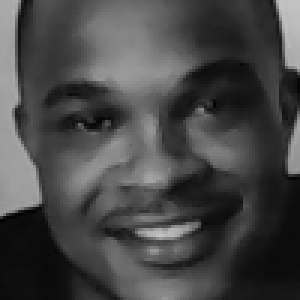
#> input picture database/1.png, 100 x 100 px, given in place of the camera (shown 3 times larger)
$ python facereg.py
#> lines starting #> are read from the running program, lines starting #| are printed output that depends on the picture; after the words box and inside, x2 and y2 are one past the last pixel; in counts of white or black regions, pixels touching at a corner belong together
import numpy as np
import cv2

face_cascade = cv2.CascadeClassifier('C:/Users/Nobel/Desktop/facereg/haarcascade_frontalface_alt.xml')
eye_cascade = cv2.CascadeClassifier('C:/Users/Nobel/Desktop/facereg/haarcascade_eye.xml')

cap = cv2.VideoCapture(0) # Capture frames to cap variable

while(True):
    # Capture frame by frame for video output
    ret, frame = cap.read()
#> frame is the input picture: shape (100, 100, 3); min 1, max 196, mean 70.9
    gray = cv2.cvtColor(frame, cv2.COLOR_BGR2GRAY) # Convert image to grayscale
    face_cords = face_cascade.detectMultiScale(gray, scaleFactor=1.1, minNeighbors=5) # Detect face and read face coordinates
#> face_cords = [[10, 6, 83, 83]]

    # Print coordinates and draw box around face
    for(x,y,w,h) in face_cords:
        print(x,y,w,h) # Print the coordinates

        roi_gray = gray[y:y+h, x:x+w] # ycord_start, ycord_end
        gray_resize = cv2.resize(roi_gray, (100, 100)) # Resize to 100x100
        img_item = "my_face.png" # Img file name
        cv2.imwrite(img_item, gray_resize) # Save the gray image

        # Frame details for face
        color = (0, 255, 0) # Green frame color
        stroke = 2 # Line thickness
        width = x + w
        height = y + h
        cv2.rectangle(frame, (x, y), (width, height), color, stroke) # Draw rectangle frame
#> this loop made 1 pass
#> (x, y, w, h, img_item, color, stroke, width) on pass 1: (10, 6, 83, 83, 'my_face.png', (0, 255, 0), 2, 93)
#| 10 6 83 83
#> pass 1, `roi_gray = gray[y:y+h, x:x+w]`:
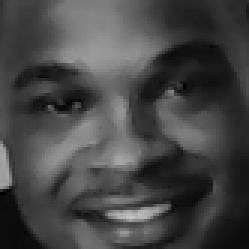
#> roi_gray: shape (83, 83) (shown 3 times larger); min 2, max 196, mean 69.9
#> after the loop:
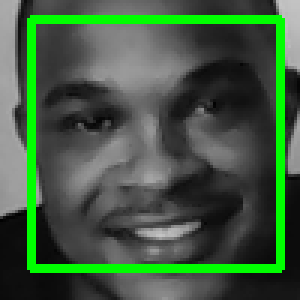
#> frame: shape (100, 100, 3) (shown 3 times larger); 9.92% of pixels changed, all inside (x1, y1, x2, y2) = (9, 5, 95, 91)

    # Display the video
    cv2.imshow('Face Regconition', frame)

    # Press q to stop
    if cv2.waitKey(20) == ord('q'):
#> (key q is pressed here)
        break


# End and clear
cap.release()
cv2.destroyAllWindows()

$ run again, on database/10.png
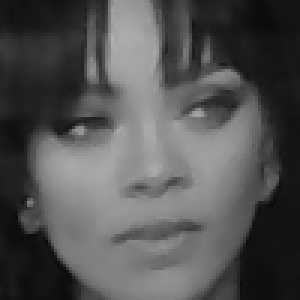
#> input picture database/10.png, 100 x 100 px, given in place of the camera (shown 3 times larger)
#> frame is the input picture: shape (100, 100, 3); min 10, max 177, mean 82.8
#> face_cords = [[7, 8, 89, 89]]
#> the loop `for(x,y,w,h) in face_cords:` made 1 pass
#> (x, y, w, h, img_item, color, stroke, width) on pass 1: (7, 8, 89, 89, 'my_face.png', (0, 255, 0), 2, 96)
#> (printed output is left out)
#> pass 1, `roi_gray = gray[y:y+h, x:x+w]`:
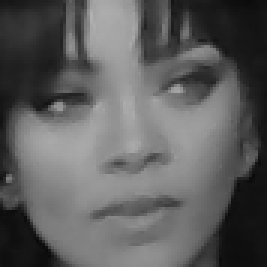
#> roi_gray: shape (89, 89) (shown 3 times larger); min 10, max 177, mean 93.8
#> after the loop `for(x,y,w,h) in face_cords:`:
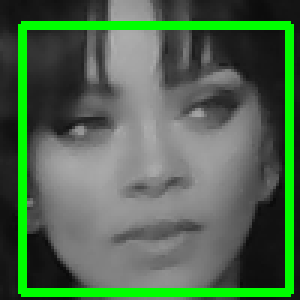
#> frame: shape (100, 100, 3) (shown 3 times larger); 10.64% of pixels changed, all inside (x1, y1, x2, y2) = (6, 7, 98, 99)

$ run again, on database/11.png
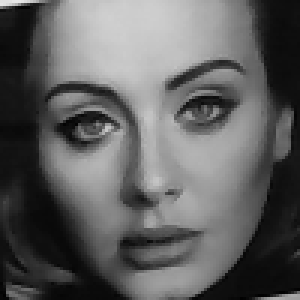
#> input picture database/11.png, 100 x 100 px, given in place of the camera (shown 3 times larger)
#> frame is the input picture: shape (100, 100, 3); min 1, max 231, mean 95.6
#> face_cords = [[8, 7, 83, 83]]
#> the loop `for(x,y,w,h) in face_cords:` made 1 pass
#> (x, y, w, h, img_item, color, stroke, width) on pass 1: (8, 7, 83, 83, 'my_face.png', (0, 255, 0), 2, 91)
#> (printed output is left out)
#> pass 1, `gray_resize = cv2.resize(roi_gray, (100, 100))`:
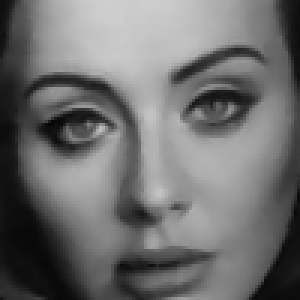
#> gray_resize: shape (100, 100) (shown 3 times larger); min 6, max 206, mean 111.1
#> after the loop `for(x,y,w,h) in face_cords:`:
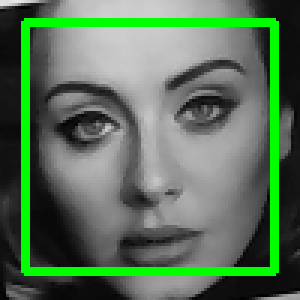
#> frame: shape (100, 100, 3) (shown 3 times larger); 9.92% of pixels changed, all inside (x1, y1, x2, y2) = (7, 6, 93, 92)

$ run again, on database/12.png
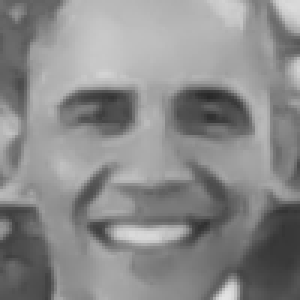
#> input picture database/12.png, 100 x 100 px, given in place of the camera (shown 3 times larger)
#> frame is the input picture: shape (100, 100, 3); min 39, max 227, mean 138.1
#> face_cords = [[8, 6, 86, 86]]
#> the loop `for(x,y,w,h) in face_cords:` made 1 pass
#> (x, y, w, h, img_item, color, stroke, width) on pass 1: (8, 6, 86, 86, 'my_face.png', (0, 255, 0), 2, 94)
#> (printed output is left out)
#> pass 1, `roi_gray = gray[y:y+h, x:x+w]`:
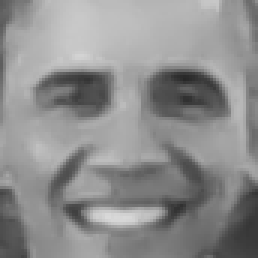
#> roi_gray: shape (86, 86) (shown 3 times larger); min 39, max 217, mean 141.4
#> after the loop `for(x,y,w,h) in face_cords:`:
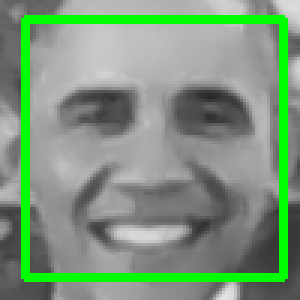
#> frame: shape (100, 100, 3) (shown 3 times larger); 10.28% of pixels changed, all inside (x1, y1, x2, y2) = (7, 5, 96, 94)
